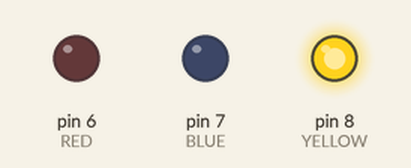
The sketch below on a simulated Arduino Uno, built with avr-gcc and run on an emulated ATmega328P. Parts: output pins drawn as LEDs (lit = HIGH). What the sketch prints to the serial monitor is not drawn.

Above: at 0.16 s.
At 4.41 s:
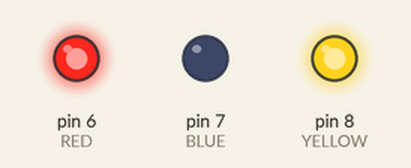
At 9.24 s:
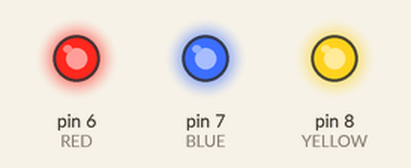
At 19.24 s:
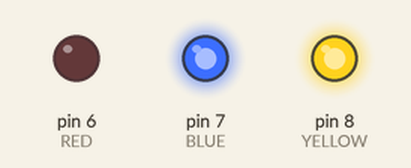
At 29.49 s:
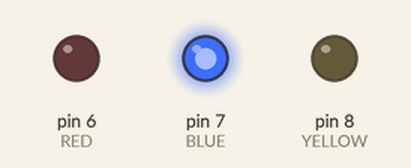
At 39.75 s:
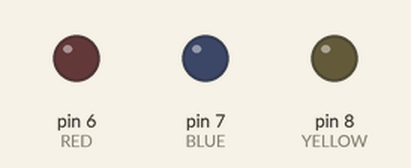
Timing chart, 0 to 40.0 s (numbered marks = the images above):
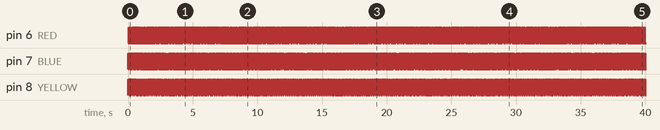

Measured:
- by itself, pin 6 (RED): alternates HIGH for 0.04 s and LOW for 0.04 s
- by itself, pin 7 (BLUE): moves between LOW and HIGH, repeating every 2.8 s
- by itself, pin 8 (YELLOW): alternates HIGH for 0.09 s and LOW for 0.09 s

The sketch:

Creating_the_Task.ino
```cpp
  /* Here I am going to Write the Programs on the FreeRTOS */
#include<Arduino_FreeRTOS.h>


#define RED 6
#define BLUE 7
#define YELLOW 8


void setup() {
  Serial.begin(9600);

/*

1) Function
2) Function name
3) Stack Size
4) Parameters for the Task
5) Prority
6) Task Handle

*/

  xTaskCreate(redledcontrol,"Red Led Task",128,NULL,1,NULL);
  xTaskCreate(blueledcontrol,"blue Led Task",128,NULL,1,NULL);
  xTaskCreate(yellowledcontrol,"yellow Led Task",128,NULL,1,NULL);

}

void redledcontrol(void *pvParameters){

  pinMode(RED,OUTPUT);

  while(1){

    digitalWrite(RED,digitalRead(RED)^1);

    if (digitalRead(RED)^1){

    Serial.println("RED TASK ON");

    }

    else {

    Serial.println("RED TASK OFF");


    }

  }

}


void blueledcontrol(void *pvParameters){
  pinMode(BLUE,OUTPUT);

  while(1){

  digitalWrite(BLUE,digitalRead(BLUE)^1);

    if (digitalRead(RED)^1){

    Serial.println("BLUE TASK ON");

    }

    else {

    Serial.println("BLUE TASK OFF");


    }
  }

}


void yellowledcontrol(void *pvParameters){

    pinMode(YELLOW,OUTPUT);

  while(1){
  digitalWrite(YELLOW,digitalRead(YELLOW)^1);

    if (digitalRead(RED)^1){

    Serial.println("YELLOW TASK ON");

    }

    else {

    Serial.println("YELLOW TASK OFF");


    }

  }

}


void loop() {

  // digitalWrite(RED,HIGH);
  // digitalWrite(BLUE,HIGH);
  // digitalWrite(YELLOW,HIGH);

    // digitalWrite(RED,digitalRead(RED)^1);
    // digitalWrite(BLUE,digitalRead(RED)^1);
    // digitalWrite(YELLOW,digitalRead(RED)^1);
    // delay(50);
}
```
